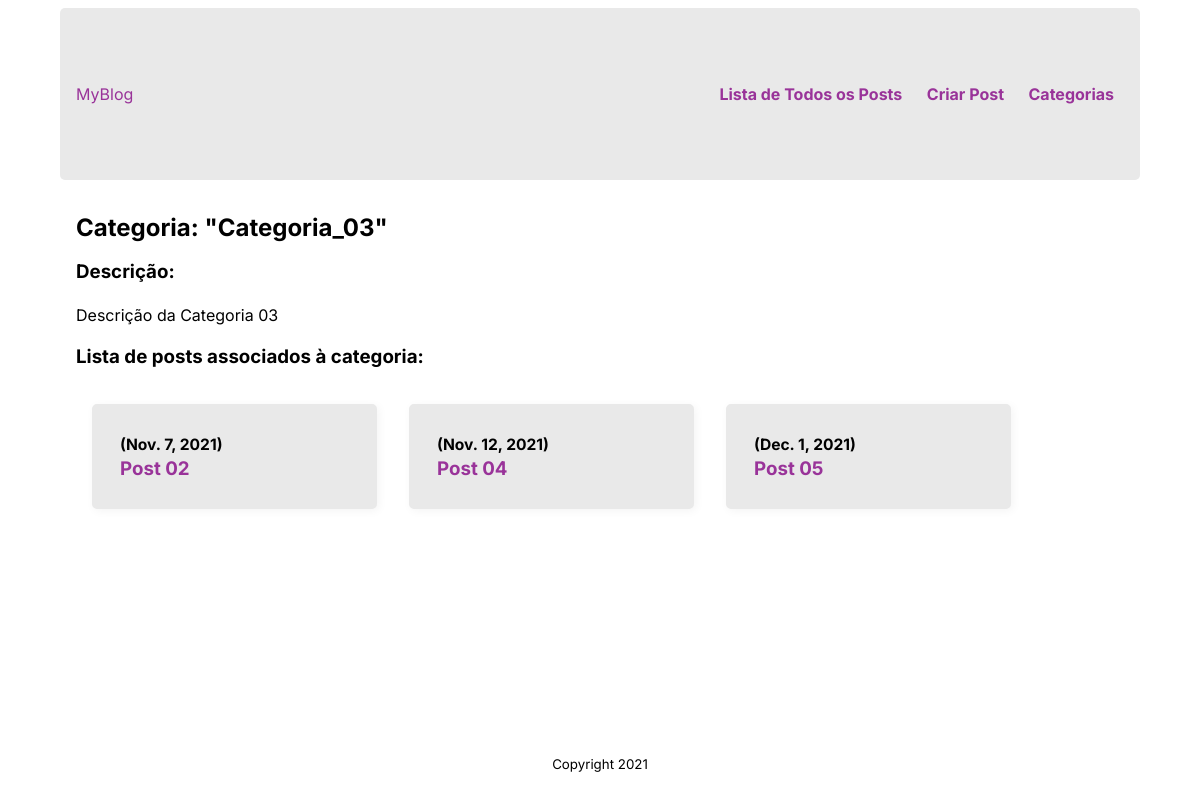
The page /categories/3 on the database its author committed.
### posts/models.py (models this page shows, shortened)
class Category(models.Model):
    nome = models.CharField(max_length=50)
    descrição = models.CharField(max_length=280)
    posts = models.ManyToManyField(Post)

class Post(models.Model):
    titulo = models.CharField(max_length=255)
    data = models.DateTimeField()
    conteudo = models.CharField(max_length=2000, null=True)

### posts/views.py (the view)
# urls.py: path('categories/<int:category_id>', views.DetailCategory, name='list_posts_per_category'),
def DetailCategory(request, category_id):
    category = get_object_or_404(Category, pk=category_id)
    context = {'category': category}
    return render(request, 'posts/ListagemPostPorCategoria.html', context)

### posts/templates/posts/ListagemPostPorCategoria.html
{% extends 'base.html' %}
{% block content %}
<h2>Categoria: "{{category.nome}}"</h2>
<h3>Descrição:</h3>
<p>{{category.descrição}}</p>
<h3>Lista de posts associados à categoria:<h3>
{% if category.posts.all %}
<section class="lista-de-cards">
    {% for post in category.posts.all %}
    <article class="card">
	<small>({{ post.data|date }})</small></br>
        <a href="{% url 'posts:detail' post.id %}">{{ post.titulo }}</a>
    </article>
    {% endfor %}
</section>
{% else %}
<p>Não foi encontrado nenhum post associado a essa categoria.</p>
{% endif %}
{% endblock content %}

### static/style.css (style rules this page uses)
:root { --primary-color: #000000; --secondary-color: #993399; --tertiary-color: #f44d27; --secondary-color-light: #993399; --tertiary-color-light: #ff6d28; --bg-color: #fff; --secondary-bg-color: #e9e9e9; --color-shadow: #f4f4f4; font-family: Inter, sans-serif; font-size: 16px; line-height: 1.5em; }
* { box-sizing: border-box; }
html, body { height: 100%; }
body { display: flex; flex-direction: column; }
.lista-de-cards { display: flex; flex-wrap: wrap; }
.card { border: 8px solid var(--secondary-bg-color); background-color: var(--secondary-bg-color); border-radius: 5px; box-shadow: 2px 2px 10px var(--color-shadow); margin: 1rem; padding: 1.25rem; width: 285px; }
a { color: var(--secondary-color); text-decoration: none; }

### rows shown on the page
Category: nome "Categoria_03", descrição "Descrição da Categoria 03"
Post: data "Nov. 7, 2021", titulo "Post 02"
Post: data "Nov. 12, 2021", titulo "Post 04"
Post: data "Dec. 1, 2021", titulo "Post 05"
